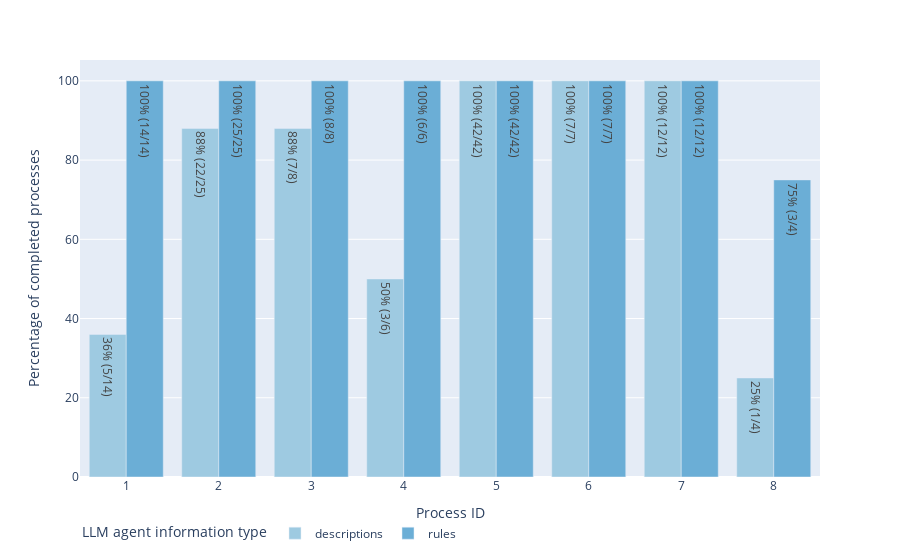

This figure's notebook cell:
### Code cell
fig = px.bar(
    c, 
    x='process', 
    y='completed_percentage', 
    color='method', 
    barmode='group', 
    #title="Percentage of completed processes",
    labels={
        "process": "Process ID",
        "completed_percentage": "Percentage of completed processes",
        "method": "LLM agent information type",
    },
    color_discrete_sequence=px.colors.sequential.Blues[3:5],
    text=[f'{int(j)}% ({i}/{z})' for i,j,z in zip(c["completed"], c["completed_percentage"], c["all"])]
)
fig.update_layout(legend=dict(
    orientation="h",
    #yanchor="bottom",
    #y=-0.25,
    #xanchor="right",
    #x=0.47
))
fig.update_traces(textposition='inside')
config = {
  'toImageButtonOptions': {
    'format': 'png', # one of png, svg, jpeg, webp
    'filename': 'simulation_results_process_automation',
    'height': 600,
    'width': 1000,
    'scale':10 # Multiply title/legend/axis/canvas sizes by this factor
  }
}
fig.show(config=config)

### Figure 1 — Plotly figure (JSON) as saved in the notebook; plotly's stock layout.template omitted (floating-point values rounded to 4 significant figures)
{"data": [{"alignmentgroup": "True", "hovertemplate": "LLM agent information type=descriptions<br>Process ID=%{x}<br>Percentage of completed processes=%{y}<br>text=%{text}<extra></extra>", "legendgroup": "descriptions", "marker": {"color": "rgb(158,202,225)", "pattern": {"shape": ""}}, "name": "descriptions", "offsetgroup": "descriptions", "orientation": "v", "showlegend": true, "text": ["36% (5/14)", "88% (22/25)", "88% (7/8)", "50% (3/6)", "100% (42/42)", "100% (7/7)", "100% (12/12)", "25% (1/4)"], "textposition": "inside", "type": "bar", "x": [1.0, 2.0, 3.0, 4.0, 5.0, 6.0, 7.0, 8.0], "xaxis": "x", "y": [36.0, 88.0, 88.0, 50.0, 100.0, 100.0, 100.0, 25.0], "yaxis": "y"}, {"alignmentgroup": "True", "hovertemplate": "LLM agent information type=rules<br>Process ID=%{x}<br>Percentage of completed processes=%{y}<br>text=%{text}<extra></extra>", "legendgroup": "rules", "marker": {"color": "rgb(107,174,214)", "pattern": {"shape": ""}}, "name": "rules", "offsetgroup": "rules", "orientation": "v", "showlegend": true, "text": ["100% (14/14)", "100% (25/25)", "100% (8/8)", "100% (6/6)", "100% (42/42)", "100% (7/7)", "100% (12/12)", "75% (3/4)"], "textposition": "inside", "type": "bar", "x": [1.0, 2.0, 3.0, 4.0, 5.0, 6.0, 7.0, 8.0], "xaxis": "x", "y": [100.0, 100.0, 100.0, 100.0, 100.0, 100.0, 100.0, 75.0], "yaxis": "y"}], "layout": {"barmode": "group", "legend": {"orientation": "h", "title": {"text": "LLM agent information type"}, "tracegroupgap": 0}, "margin": {"t": 60}, "xaxis": {"anchor": "y", "domain": [0, 1], "title": {"text": "Process ID"}}, "yaxis": {"anchor": "x", "domain": [0, 1], "title": {"text": "Percentage of completed processes"}}}}
